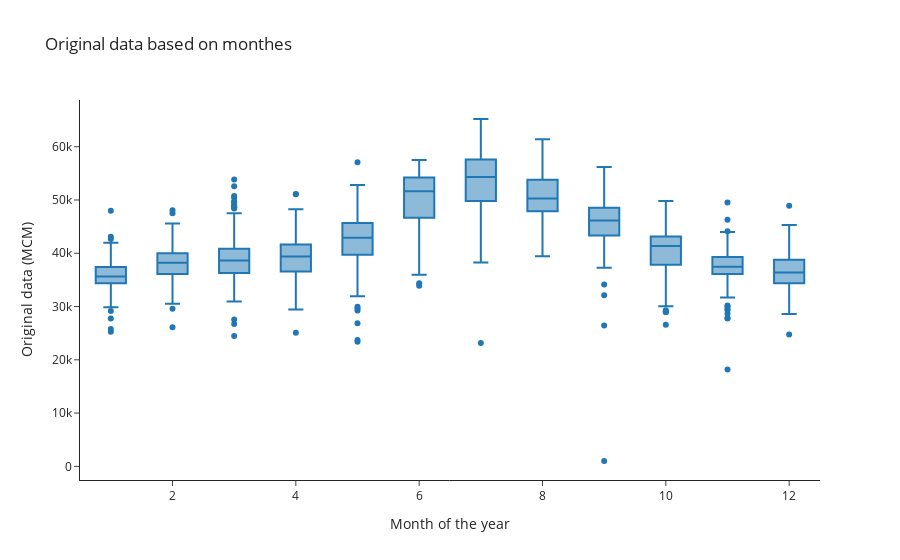

Source (notebook cell):
### Code cell
fig = px.box(x=or_fil.index.month,
             y=or_fil["Original data"],
             title="Original data based on monthes",
             template="simple_white"
             )
fig.update_xaxes(dict(title="Month of the year"))
fig.update_yaxes(dict(title="Original data (MCM)"))
fig

### Figure 1 — Plotly figure (JSON) as saved in the notebook; plotly's stock layout.template omitted (floating-point values rounded to 4 significant figures; data arrays with more than 128 entries replaced by an {"elided": "..."} marker saying what was removed)
{"data": [{"alignmentgroup": "True", "hovertemplate": "x=%{x}<br>y=%{y}<extra></extra>", "legendgroup": "", "marker": {"color": "#1F77B4"}, "name": "", "notched": false, "offsetgroup": "", "orientation": "v", "showlegend": false, "type": "box", "x": {"elided": "1826 int values"}, "x0": " ", "xaxis": "x", "y": {"elided": "1826 int values"}, "y0": " ", "yaxis": "y"}], "layout": {"boxmode": "group", "legend": {"tracegroupgap": 0}, "title": {"text": "Original data based on monthes"}, "xaxis": {"anchor": "y", "domain": [0, 1], "title": {"text": "Month of the year"}}, "yaxis": {"anchor": "x", "domain": [0, 1], "title": {"text": "Original data (MCM)"}}}}
